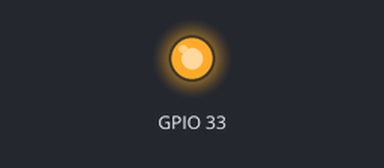
A sketch run on a simulated ESP32. On the bench: output pins drawn as LEDs (lit = HIGH). WiFi joins after 1.5 s; servers stay silent unless stated; what the sketch prints to the serial monitor is not drawn.

Above: at 0.1 s.
At 2.1 s:
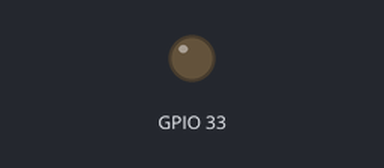
Timing chart, 0 to 3.6 s (numbered marks = the images above):
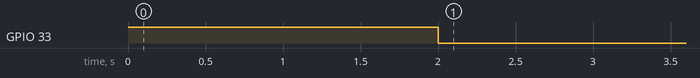

Measured:
- by itself, GPIO 33: HIGH → LOW at 2.0 s

The sketch:

wifi.ino
```cpp
#include "Arduino.h"
#include <WiFi.h>

const char *ssid = "";
const char *password = "";

void initWiFi()
{
  WiFi.mode(WIFI_STA);
  WiFi.begin(ssid, password);
  Serial.print("Connecting to WiFi ..");
  while (WiFi.status() != WL_CONNECTED)
  {
    Serial.print('.');
    delay(1000);
  }
  Serial.println(WiFi.localIP());
}

void setup()
{
  pinMode(A5, OUTPUT);
  digitalWrite(A5, HIGH);
  Serial.begin(115200);
  initWiFi();
  Serial.print("RRSI: ");
  Serial.println(WiFi.RSSI());
}

void loop()
{
  digitalWrite(A5, LOW);
  // initWiFi();
}
```
